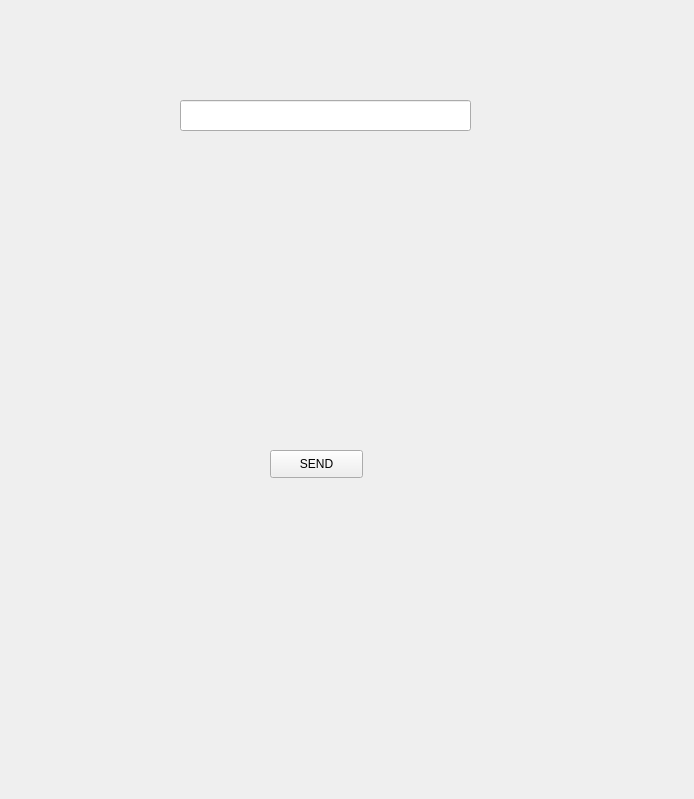
<?xml version="1.0" encoding="UTF-8"?>
<ui version="4.0">
 <class>COSClass</class>
 <widget class="QWidget" name="COSClass">
  <property name="geometry">
   <rect>
    <x>0</x>
    <y>0</y>
    <width>694</width>
    <height>799</height>
   </rect>
  </property>
  <property name="windowTitle">
   <string>COSClass</string>
  </property>
  <widget class="QLineEdit" name="send_mess">
   <property name="geometry">
    <rect>
     <x>180</x>
     <y>100</y>
     <width>291</width>
     <height>31</height>
    </rect>
   </property>
  </widget>
  <widget class="QLabel" name="receive_mess">
   <property name="geometry">
    <rect>
     <x>170</x>
     <y>180</y>
     <width>311</width>
     <height>191</height>
    </rect>
   </property>
   <property name="text">
    <string/>
   </property>
  </widget>
  <widget class="QPushButton" name="button">
   <property name="geometry">
    <rect>
     <x>270</x>
     <y>450</y>
     <width>93</width>
     <height>28</height>
    </rect>
   </property>
   <property name="text">
    <string>SEND</string>
   </property>
  </widget>
 </widget>
 <layoutdefault spacing="6" margin="11"/>
 <resources/>
 <connections/>
</ui>
